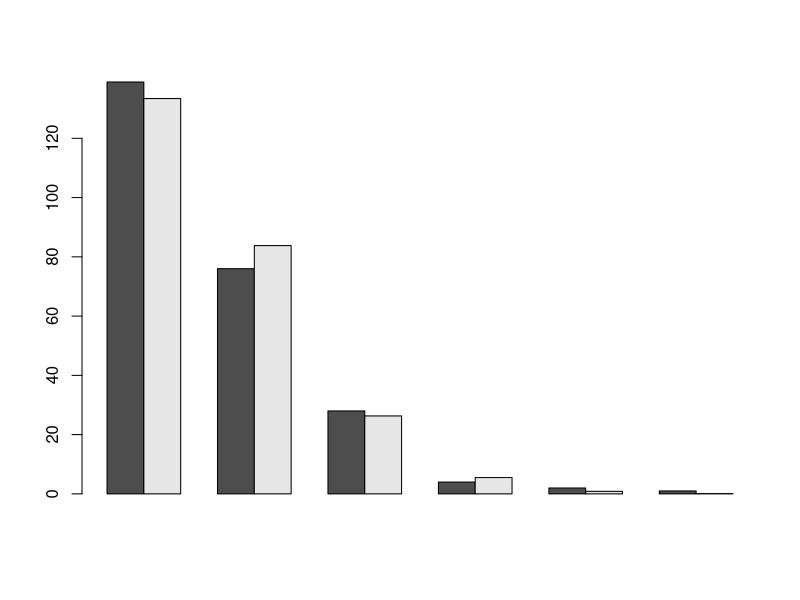

Write R code to recreate this figure.
##SLIP - 25
##Q.1
x <- rbinom(5, size=10, prob=0.32)

mean(x)

##Q.2
obs <- c(139,76,28,4,2,1)

lambda <- sum(obs*0:5)/sum(obs)

exp <- dpois(0:5, lambda)*sum(obs)

barplot(rbind(obs,exp), beside=TRUE)
